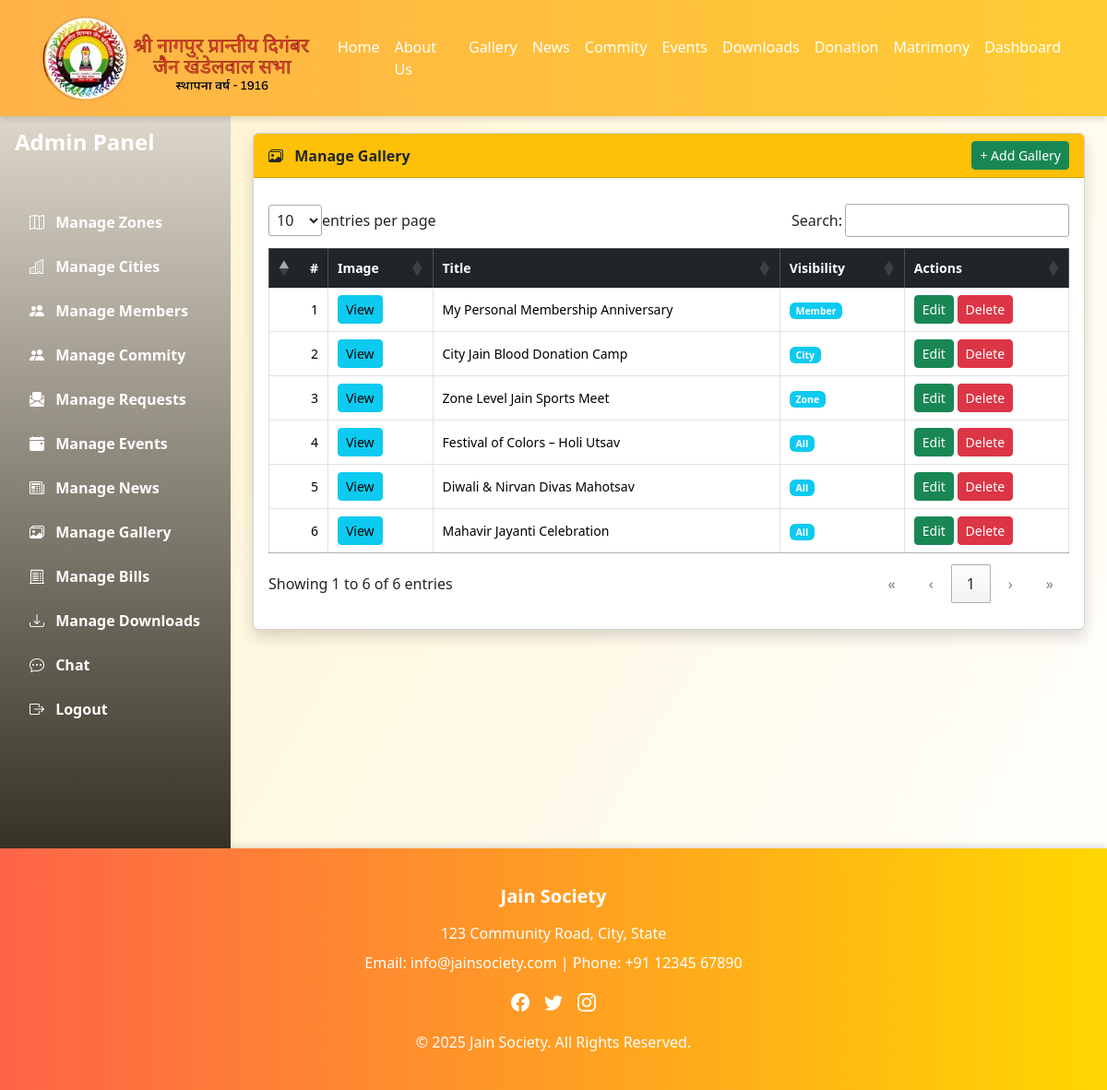
Page /manage_gallery.php (signed in) on the committed database.
### tables this page shows
CREATE TABLE IF NOT EXISTS `sens_gallery` (
  `gallery_id` int NOT NULL AUTO_INCREMENT,
  `title` varchar(255) DEFAULT NULL,
  `description` text,
  `visibility_type` enum('all','zone','city','member') DEFAULT NULL,
  `zone_id` int DEFAULT NULL,
  `city_id` int DEFAULT NULL,
  `member_id` int DEFAULT NULL,
  `image` varchar(255) DEFAULT NULL,
  `created_at` datetime DEFAULT CURRENT_TIMESTAMP,
  `created_by` varchar(100) DEFAULT NULL,
  PRIMARY KEY (`gallery_id`)
);

### manage_gallery.php (the view, shortened to what this page needs)
<?php
if(isset($_SESSION["uname"]) && $_SESSION["utype"]=='admin') {
    include("header.php");
    include("connectdb.php");
?>
<main>
<div class="d-flex flex-column flex-lg-row">
    <?php include('adminDashboard.php'); ?>
    <div class="flex-grow-1 p-4">
        <div class="card shadow">
            <div class="card-header bg-warning fw-bold text-dark d-flex justify-content-between align-items-center">
                <span><i class="bi bi-images me-2"></i> Manage Gallery</span>
                <a href="gallery_form.php">
                    <button class="btn btn-success btn-sm">
                        + Add Gallery
                    </button>
                </a>
            </div>
<div class="card-body">
    <div class="table-responsive mobile-table">
                <table id="myTable" class="table table-bordered table-hover align-middle w-100">
                    <thead class="table-dark">
                        <tr>
                            <th>#</th>
                            <th>Image</th>
                            <th>Title</th>
                            <th>Visibility</th>
                            <th>Actions</th>
                        </tr>
                    </thead>
                    <tbody>
                        <?php
                        $i = 1;
                        $query = "SELECT * FROM sens_gallery ORDER BY gallery_id DESC";
                        $result = mysqli_query($con, $query);
                        while($row = mysqli_fetch_assoc($result)) { ?>
                            <tr>
                                <td><?= $i++ ?></td>
                                  <td>
                                    <?php if($row['image']) { ?>
                                        <button class="btn btn-sm btn-info viewImageBtn"
                                            data-src="upload/gallery/<?= $row['image'] ?>">
                                            View
                                        </button>
                                    <?php } else { ?>
                                        <span class="text-muted">No Image</span>
                                    <?php } ?>
                                </td>
                                <td><?= htmlspecialchars($row['title']) ?></td>
                                <td>
                                    <span class="badge bg-info">
                                        <?= ucfirst($row['visibility_type']) ?>
                                    </span>
                                </td>
                                <td>
                                    <button class="btn btn-sm btn-success editBtn"
                                        data-id="<?= $row['gallery_id'] ?>">
                                        Edit
                                    </button>
                                    <button class="btn btn-sm btn-danger deleteBtn"
                                        data-id="<?= $row['gallery_id'] ?>">
                                        Delete
                                    </button>
                                </td>
                            </tr>
                        <?php } ?>
                    </tbody>
                </table>
            </div>
        </div>
    </div>
</div>
</main>
<?php
include("footer.php");
} else {
    include("index.php");
}
?>

### style.css (style rules this page uses)
main { min-height: 500px; margin-top: 120px; }
body { background-color: #fff9e6; }
a { text-decoration: none; }
:root { --orange:#ff9800; --yellow:#ffc107; --cream:#fff3cd; --red:#dc3545; --green:#198754; }
body { background: linear-gradient(120deg, var(--cream), #fff); }
.mobile-table { overflow-x: auto; -webkit-overflow-scrolling: touch; width: 100%; }
table { min-width: 500px; }
td, th { white-space: normal !important; word-wrap: break-word; font-size: 14px; }

### header.php (style rules this page uses)
html, body { max-width: 100%; overflow-x: hidden !important; }

### rows in the picture
sens_gallery: title "My Personal Membership Anniversary", visibility_type "Member"
sens_gallery: title "City Jain Blood Donation Camp", visibility_type "City"
sens_gallery: title "Zone Level Jain Sports Meet", visibility_type "Zone"
sens_gallery: title "Festival of Colors – Holi Utsav", visibility_type "All"
sens_gallery: title "Diwali & Nirvan Divas Mahotsav", visibility_type "All"
sens_gallery: title "Mahavir Jayanti Celebration", visibility_type "All"
